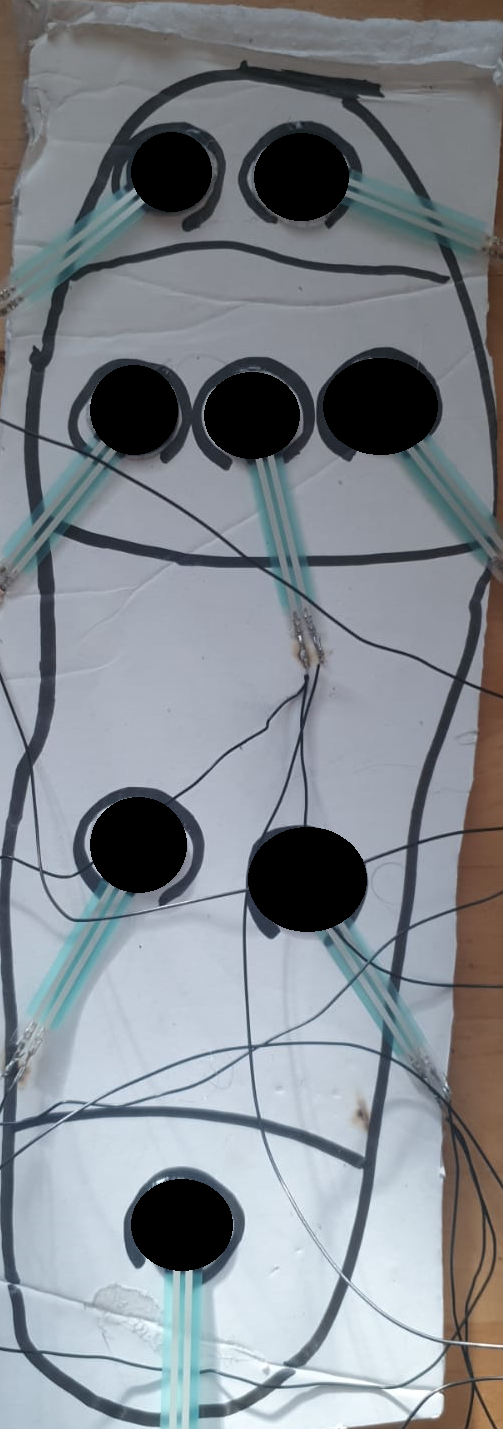
#> input picture python/img.png, 503 x 1429 px
$ python cv_basic2.py
#> lines starting #> are read from the running program, lines starting #| are printed output that depends on the picture
# Python program to explain cv2.circle() method

# importing cv2
import cv2

# path
path = 'img.png'

# Reading an image in default mode
image = cv2.imread(path)
#> image is the input picture: shape (1429, 503, 3); mean B, G, R 141.9, 135.7, 130.1

# Window name in which image is displayed
window_name = 'Image'

# Center coordinates
center1_coordinates = (181, 1225)
center2_coordinates = (307,876)
center3_coordinates = (136,843)
center4_coordinates = (133,410)
center5_coordinates = (248,413)
center6_coordinates = (380,400)
center7_coordinates = (170,170)
center8_coordinates = (300,170)

# Radius of circle
radius = 30

# Red color in BGR
color = (0, 0, 255)

# Line thickness of -1 px
thickness = -1

# Using cv2.circle() method
# Draw a circle of red color of thickness -1 px
image = cv2.circle(image, center1_coordinates, radius, color, thickness)
image = cv2.circle(image, center2_coordinates, radius, color, thickness)
image = cv2.circle(image, center3_coordinates, radius, color, thickness)
image = cv2.circle(image, center4_coordinates, radius, color, thickness)
image = cv2.circle(image, center5_coordinates, radius, color, thickness)
image = cv2.circle(image, center6_coordinates, radius, color, thickness)
image = cv2.circle(image, center7_coordinates, radius, color, thickness)
image = cv2.circle(image, center8_coordinates, radius, color, thickness)
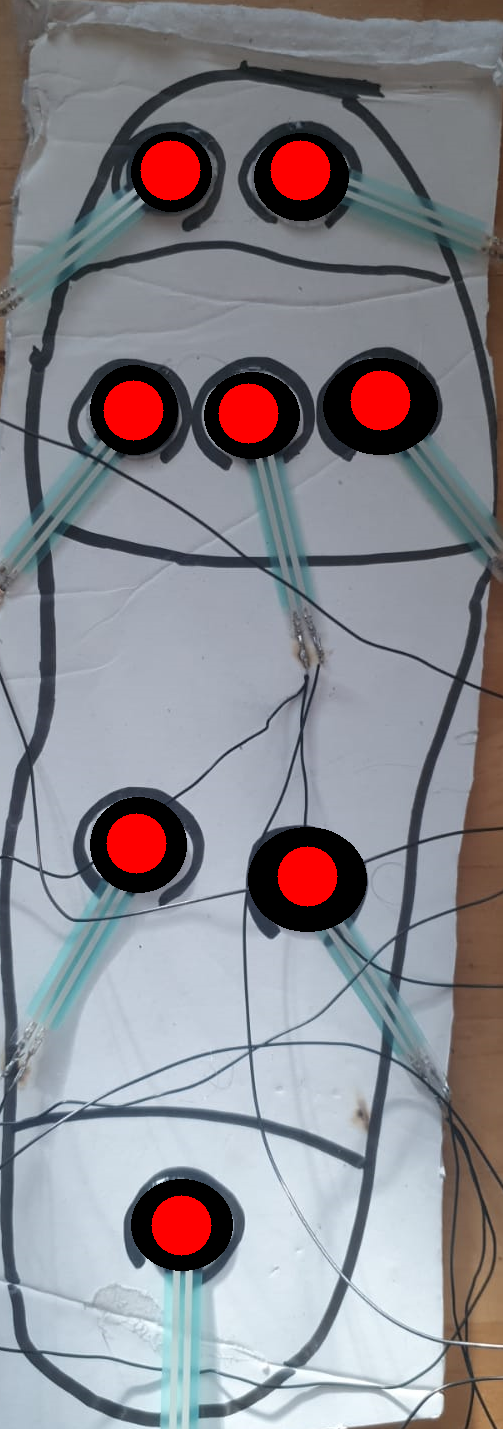
#> image: shape (1429, 503, 3); mean B, G, R 141.9, 135.7, 138.1

# Displaying the image
cv2.imshow(window_name, image)
while True:
    if cv2.waitKey(1) & 0xFF == 27:
#> (key Esc is pressed here)
        break

# Destroy all windows
cv2.destroyAllWindows()
